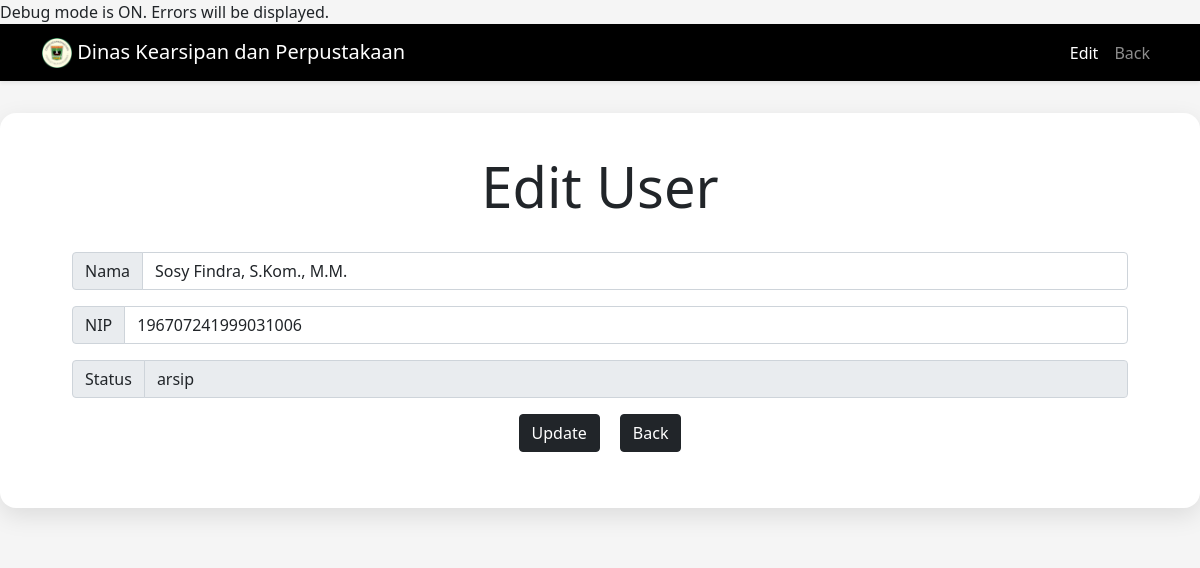
The page /editkabid.php?No=1 (signed in) on the database its author committed.
### tables this page shows
CREATE TABLE `kabid` (
  `No` int(100) NOT NULL,
  `Namak` text NOT NULL,
  `NIPk` bigint(20) NOT NULL,
  `Statusk` enum('arsip','bina','deposit','layanan') NOT NULL
);

### editkabid.php (the view, shortened to what this page needs)
<?php
include "koneksi.php";
$No = $_GET['No'];
$query = mysqli_query($connect, "SELECT * FROM kabid WHERE No ='$No'") or die(mysqli_error($connect));
$row = mysqli_fetch_assoc($query);
?>
<!DOCTYPE html>
<html lang="en">
<head>
  <link href="https://cdn.jsdelivr.net/npm/bootstrap@5.0.2/dist/css/bootstrap.min.css" rel="stylesheet" />
  <link rel="stylesheet" href="style.css" />
</head>
<body style="background-color: whitesmoke">
    <nav class="navbar navbar-expand-lg navbar-dark shadow-sm" style="background-color: black">
      <div class="container">
        <a class="navbar-brand" href="#"><img src="dap.png" alt="" width="30" height="30" class="d-inline-block align-text-top" /> Dinas Kearsipan dan Perpustakaan</a>
        <div class="collapse navbar-collapse" id="navbarNav">
          <ul class="navbar-nav ms-auto">
            <li class="nav-item">
              <a class="nav-link active" aria-current="page" href="#">Edit</a>
            </li>
            <li class="nav-item">
              <a class="nav-link" href="users.php">Back</a>
            </li>
          </ul>
        </div>
      </div>
    </nav>
  <section class="jumbotron text-center">
    <div class="card-custom mx-auto" style="max-width: 1500px;">
      <h1 class="display-4">Edit User</h1><br>
      <form action="editkabidaction.php" method="POST" enctype="multipart/form-data">
        <div style="padding-left: 2rem; padding-right: 2rem">
          <div class="input-group mb-3">
            <span class="input-group-text">Nama</span>
            <input type="text" name="Namak" class="form-control" value="<?= $row['Namak']; ?>" required />
          </div>
          <div class="input-group mb-3">
            <span class="input-group-text">NIP</span>
            <input type="number" name="NIPk" class="form-control" value="<?= $row['NIPk']; ?>" required />
          </div>
          <div class="input-group mb-3">
            <span class="input-group-text">Status</span>
            <input type="text" name="Statusk" class="form-control" value="<?= $row['Statusk']; ?>" readonly required />
          </div>
        </div>
        <div class="col-12">
          <button type="submit" class="btn btn-dark me-3">Update</button>
          <a href="users.php" class="btn btn-dark">Back</a>
        </div>
      </form>
    </div>
  </section>
</body>
</html>

### style.css (style rules this page uses)
.jumbotron { padding-top: 2rem; background-color: whitesmoke; padding-bottom: 2rem; }
.card-custom { background-color: #fff; border-radius: 16px; box-shadow: 0 8px 24px rgba(0, 0, 0, 0.1); padding: 40px; }

### rows shown on the page
kabid: Namak "Sosy Findra, S.Kom., M.M.", NIPk "196707241999031006", Statusk "arsip"
